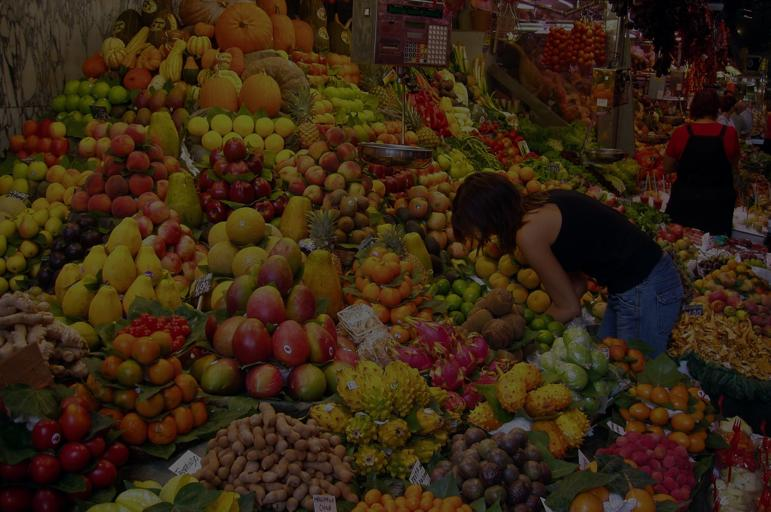
%> input picture COMP.SGN.110 Introduction to image processing/Ex9/fruits.jpg, 771 x 512 px
$ octave Ex9T1.m   (GNU Octave 9; MATLAB toolbox functions it lacks are replaced by stand-ins)
%> lines starting %> are read from the running program, lines starting %| are printed output that depends on the picture
### COMP.SGN.110 Introduction to image processing/Ex9/intensityeq.m
%%%%%%%%%%%%%%%%%%%%%%%%%%%%%
function Ieq_rgb= intensityeq(I)

Ihsv = rgb2hsv(I);

Ieq = Ihsv;

Ieq(:,:,1) = histeq(Ihsv(:,:,1));
Ieq(:,:,2) = histeq(Ihsv(:,:,2));
Ieq(:,:,3) = histeq(Ihsv(:,:,3));

Ieq_rgb = hsv2rgb(Ieq);

### COMP.SGN.110 Introduction to image processing/Ex9/Ex9T1.m
% Exercise 9, Task 1 Mikhail Silaev
close all
clear all

%a
I = imread("fruits.jpg");
%> I is the input picture: size 512x771x3 uint8; mean R, G, B 54.7, 36.6, 18.1
Ieq = I;

Ieq(:,:,1) = histeq(I(:,:,1));
Ieq(:,:,2) = histeq(I(:,:,2));
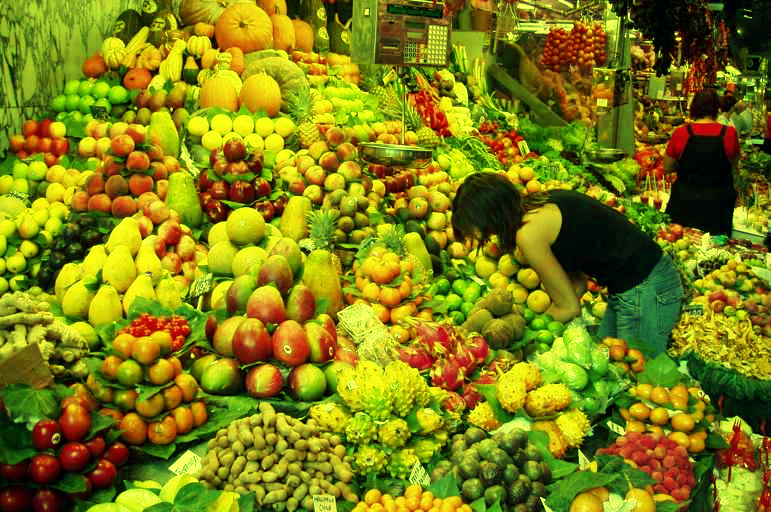
%> Ieq: size 512x771x3 uint8; mean R, G, B 126.7, 127, 18.1
Ieq(:,:,3) = histeq(I(:,:,3));
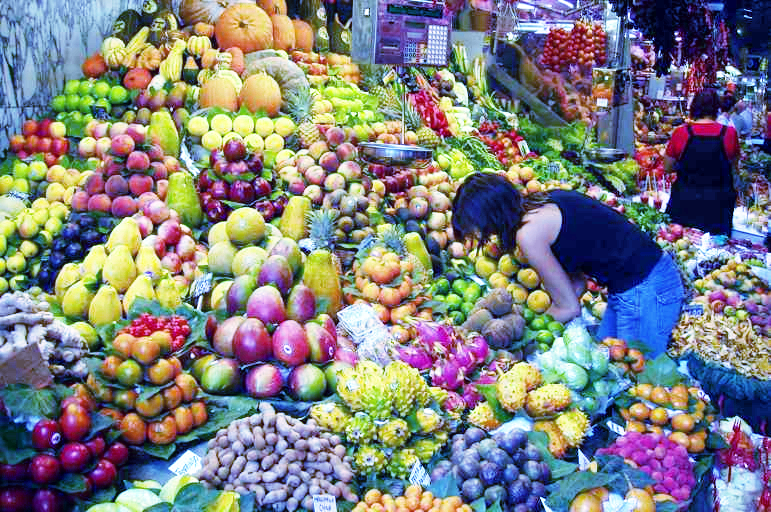
%> Ieq: size 512x771x3 uint8; mean R, G, B 126.7, 127, 129.2

figure
subplot(1,2,1)
imshow(I);
title("Original")

subplot(1,2,2)
imshow(Ieq);
title("RGB channels eq")

%c

Ifr = imread("fruits.jpg");
Ifest = imread("festia.jpg")
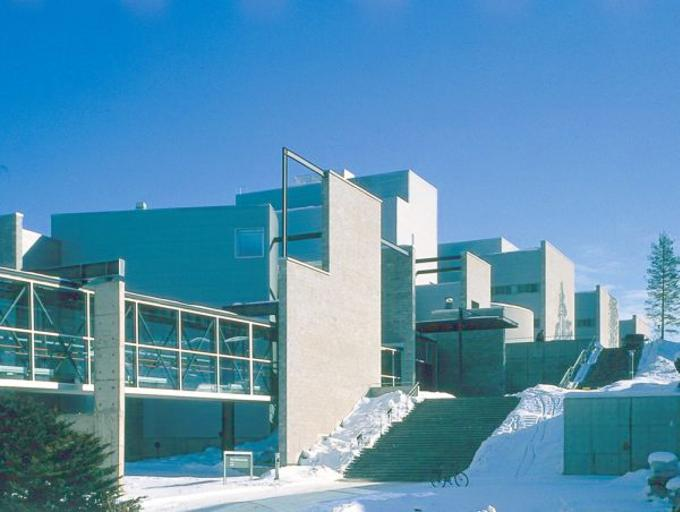
%> input picture COMP.SGN.110 Introduction to image processing/Ex9/festia.jpg, 680 x 512 px
%> Ifest is the input picture: size 512x680x3 uint8; mean R, G, B 88.6, 145.2, 178.2

IfrHISTeq = Ifr;
IfestHISTeq = Ifest;

IfrHISTeq(:,:,1) = histeq(Ifr(:,:,1));
IfrHISTeq(:,:,2) = histeq(Ifr(:,:,2));
IfrHISTeq(:,:,3) = histeq(Ifr(:,:,3));

IfestHISTeq(:,:,1) = histeq(Ifest(:,:,1));
IfestHISTeq(:,:,2) = histeq(Ifest(:,:,2));
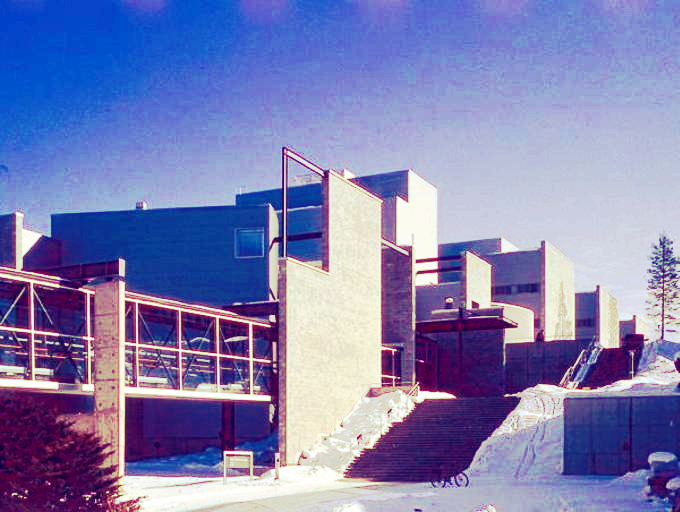
%> IfestHISTeq: size 512x680x3 uint8; mean R, G, B 126.3, 126.7, 178.2
IfestHISTeq(:,:,3) = histeq(Ifest(:,:,3));
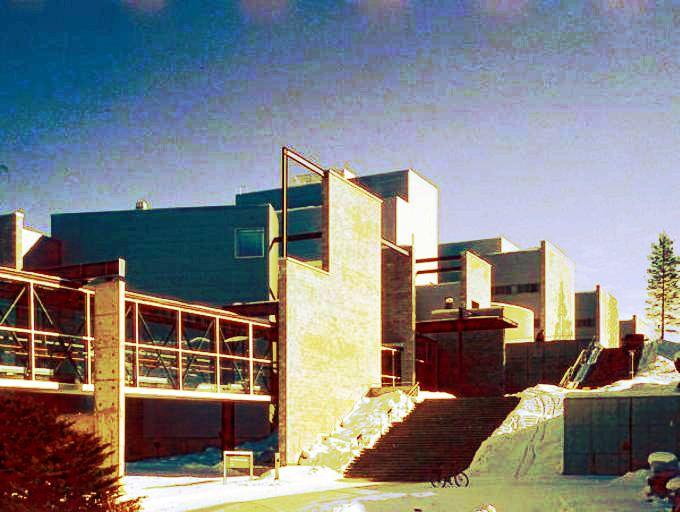
%> IfestHISTeq: size 512x680x3 uint8; mean R, G, B 126.3, 126.7, 127.3

IfrINTeq = intensityeq(Ifr);
%> in intensityeq, `Ihsv = rgb2hsv(I);`: Ihsv: size 512x771x3 double; mean H, S, V 0.211, 0.697, 0.218
%> in intensityeq, `Ieq(:,:,1) = histeq(Ihsv(:,:,1));`: Ieq: size 512x771x3 double; mean H, S, V 0.501, 0.697, 0.218
%> in intensityeq, `Ieq(:,:,2) = histeq(Ihsv(:,:,2));`: Ieq: size 512x771x3 double; mean H, S, V 0.501, 0.501, 0.218
%> in intensityeq, `Ieq(:,:,3) = histeq(Ihsv(:,:,3));`: Ieq: size 512x771x3 double; mean H, S, V 0.501, 0.501, 0.497
%> in intensityeq, `Ieq_rgb = hsv2rgb(Ieq);`:
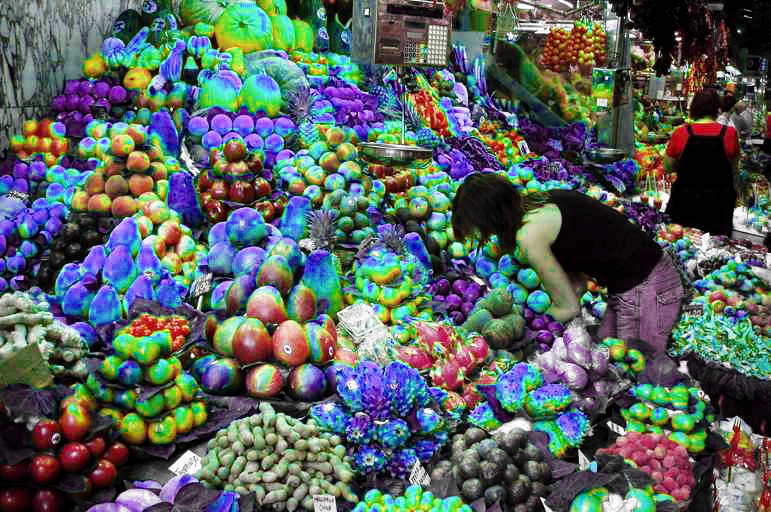
%> Ieq_rgb: size 512x771x3 double; mean R, G, B 0.346, 0.389, 0.38
IfestINTeq = intensityeq(Ifest);
%> in intensityeq (call 2), `Ihsv = rgb2hsv(I);`: Ihsv: size 512x680x3 double; mean H, S, V 0.515, 0.528, 0.705
%> in intensityeq (call 2), `Ieq(:,:,1) = histeq(Ihsv(:,:,1));`: Ieq: size 512x680x3 double; mean H, S, V 0.514, 0.528, 0.705
%> in intensityeq (call 2), `Ieq(:,:,2) = histeq(Ihsv(:,:,2));`: Ieq: size 512x680x3 double; mean H, S, V 0.514, 0.495, 0.705
%> in intensityeq (call 2), `Ieq(:,:,3) = histeq(Ihsv(:,:,3));`: Ieq: size 512x680x3 double; mean H, S, V 0.514, 0.495, 0.498
%> in intensityeq (call 2), `Ieq_rgb = hsv2rgb(Ieq);`:
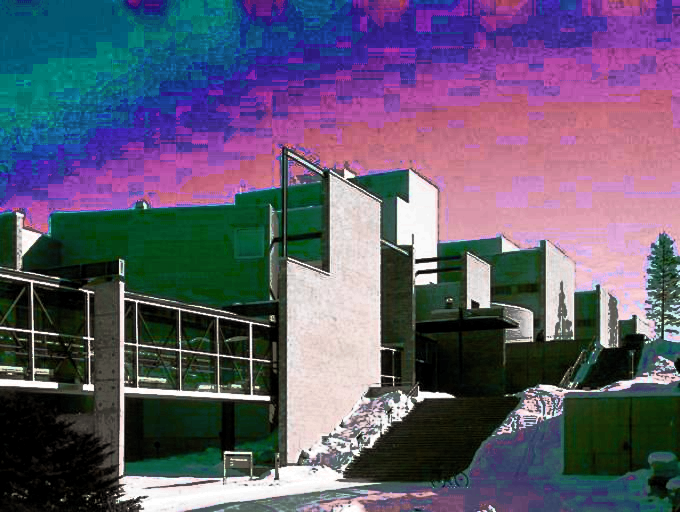
%> Ieq_rgb: size 512x680x3 double; mean R, G, B 0.379, 0.353, 0.436

figure

subplot(3,2,1)
imshow(Ifr);
title("Original")

subplot(3,2,2)
imshow(Ifest);
title("Original")

subplot(3,2,3)
imshow(IfrHISTeq);
title("RGB channels eq")

subplot(3,2,4)
imshow(IfestHISTeq);
title("RGB channels eq")


subplot(3,2,5)
imshow(IfrINTeq);
title("HSV eq")


subplot(3,2,6)
imshow(IfestINTeq);
title("HSV eq")
